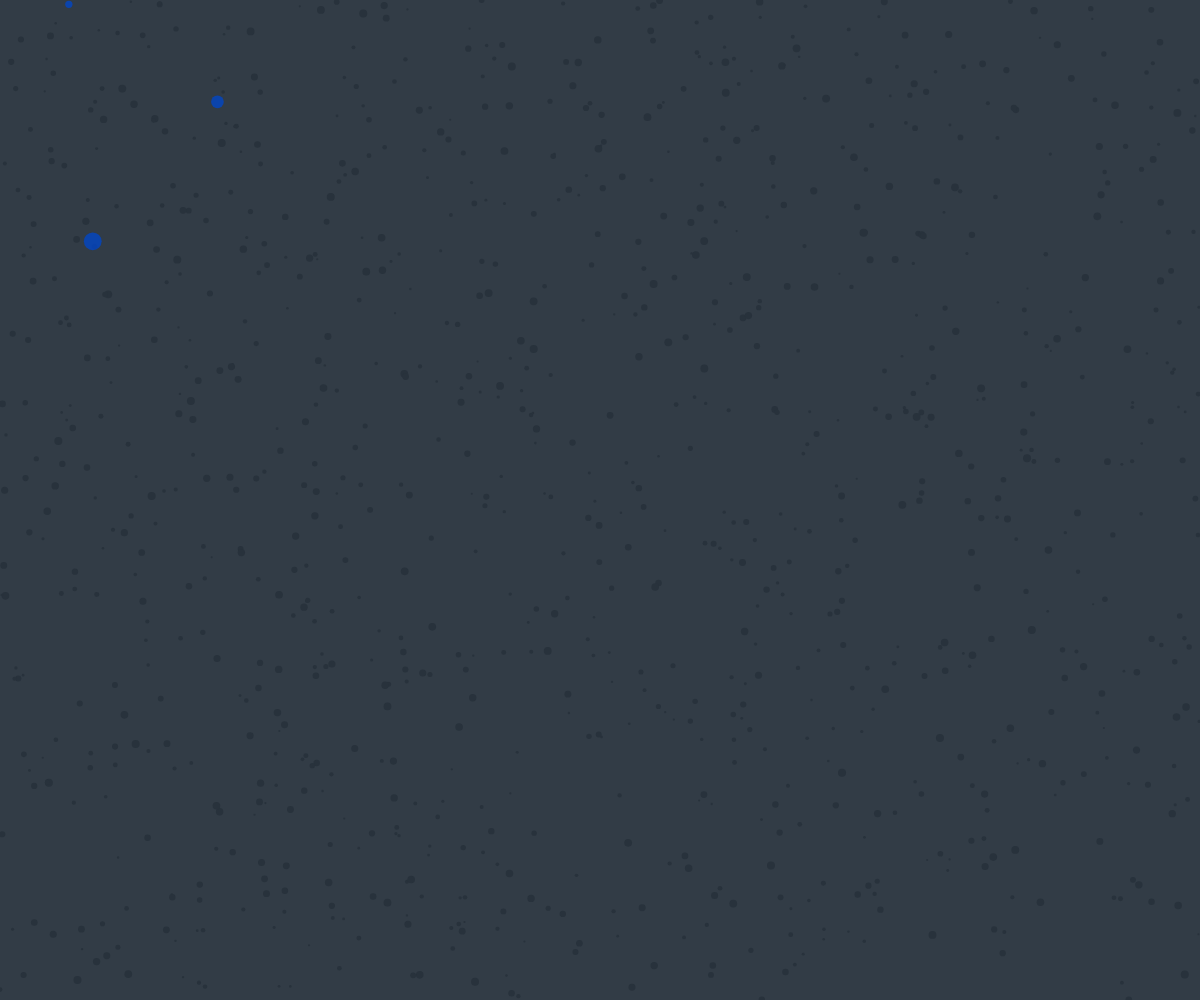
Frame 1 (no input)
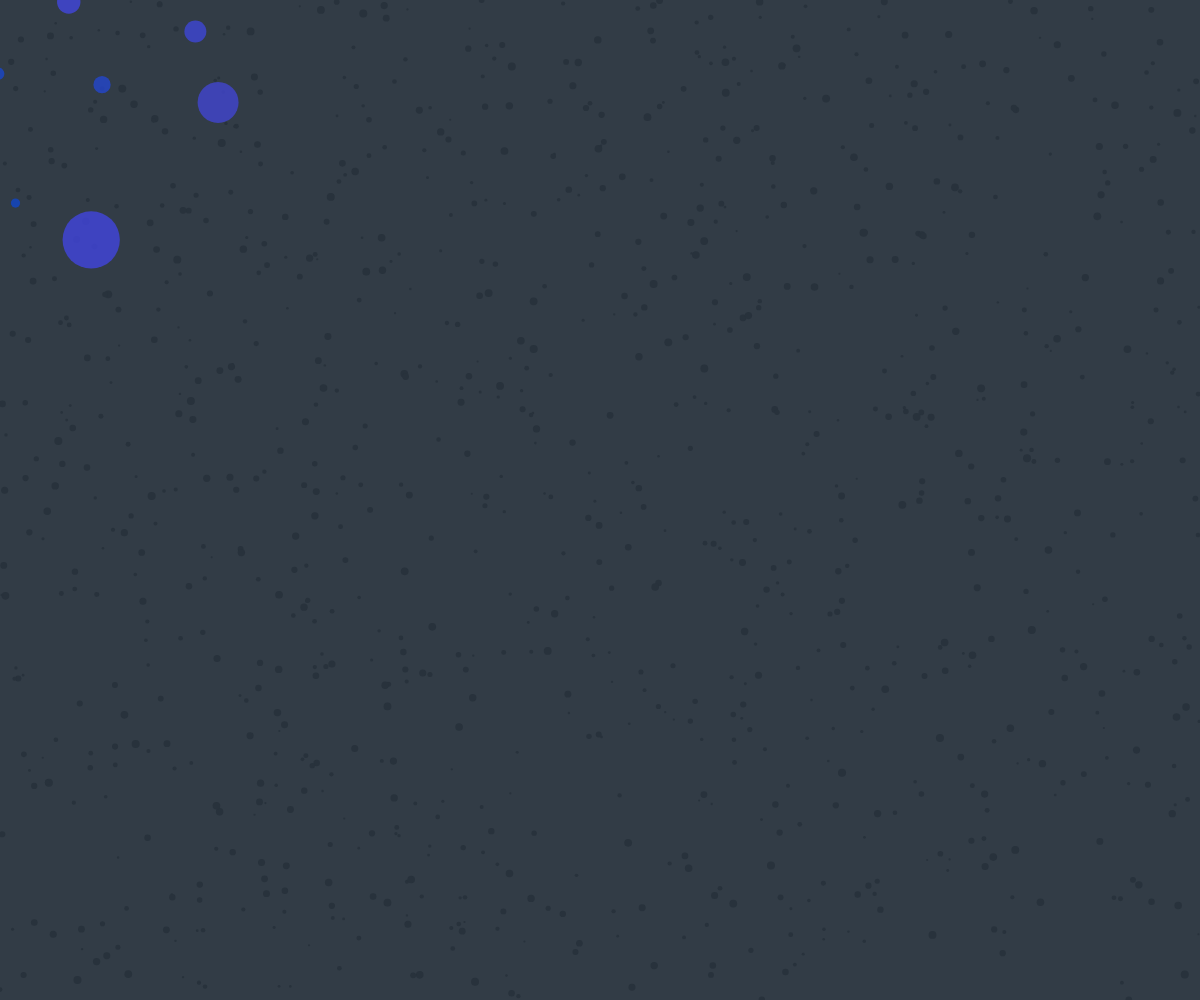
Frame 60 (no input)
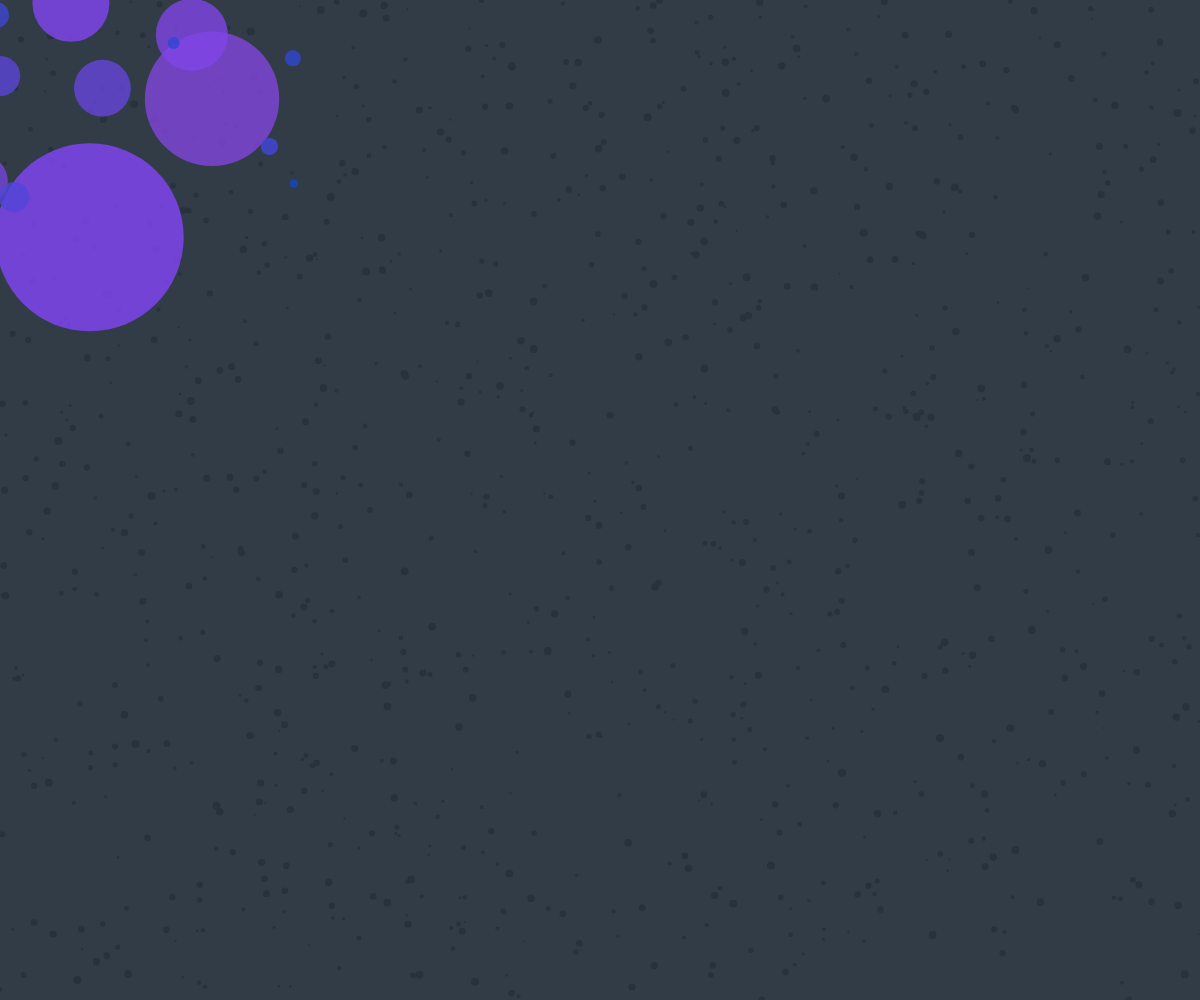
Frame 120 (the mouse pressed at the canvas centre since frame 60)

The p5.js sketch that drew these frames (run headless with seeded random() and noise() and a simulated clock; from frame 60 on, the mouse is pressed at the canvas centre):

// p5.js sketch
// ── sketch.js
let substrate;
let mold;
let time = 0;

function setup() {
  createCanvas(windowWidth, windowHeight);
  substrate = createGraphics(width, height);
  substrate.background(50, 60, 70);
  for (let i = 0; i < 1000; i++) {
    let x = random(width);
    let y = random(height);
    let sz = random(2, 8);
    substrate.noStroke();
    substrate.fill(40, 50, 60);
    substrate.ellipse(x, y, sz, sz);
  }
  mold = new Mold();
}

function draw() {
  background(10);
  time += 0.01;
  
  // Substrate
  image(substrate, 0, 0);
  
  // Mold
  mold.update();
  mold.display();
}

class Mold {
  constructor() {
    this.parts = [];
    this.growthRate = 0.02;
    this.maxParts = 500;
    for (let i = 0; i < 10; i++) {
      this.parts.push({
        x: random(-width/4, width/4),
        y: random(-height/4, height/4),
        size: random(5, 20),
        age: 0,
        maxAge: random(100, 300)
      });
    }
  }

  update() {
    for (let part of this.parts) {
      part.age++;
      if (part.age > part.maxAge) {
        part.x += random(-2, 2);
        part.y += random(-2, 2);
        part.size *= 0.98;
        if (part.size < 1) {
          this.parts.splice(this.parts.indexOf(part), 1);
          this.parts.push({
            x: random(-width/4, width/4),
            y: random(-height/4, height/4),
            size: random(5, 20),
            age: 0,
            maxAge: random(100, 300)
          });
        }
      } else {
        part.x += random(-0.5, 0.5);
        part.y += random(-0.5, 0.5);
        part.size *= (1 + this.growthRate);
      }
    }
    
    // Add new parts occasionally
    if (random() < 0.3 && this.parts.length < this.maxParts) {
      this.parts.push({
        x: random(-width/4, width/4),
        y: random(-height/4, height/4),
        size: random(5, 10),
        age: 0,
        maxAge: random(100, 300)
      });
    }
  }

  display() {
    noStroke();
    for (let part of this.parts) {
      // Create organic lighting
      let bright = map(part.age, 0, part.maxAge, 200, 255);
      let hue = (time * 10 + part.age) % 360;
      fill(hue, 70, bright, 200);
      
      // Volumetric sphere with depth
      ellipse(part.x, part.y, part.size);
    }
  }
}

function windowResized() {
  resizeCanvas(windowWidth, windowHeight);
}
